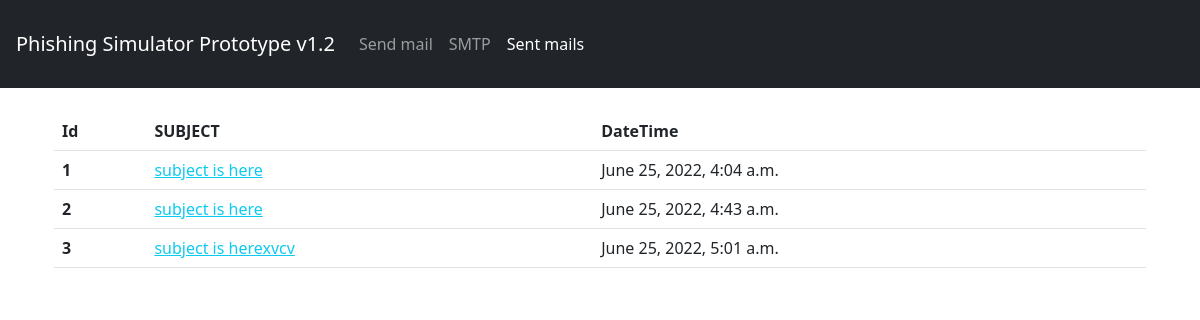
The page /list-mails/ on the database as committed earlier.
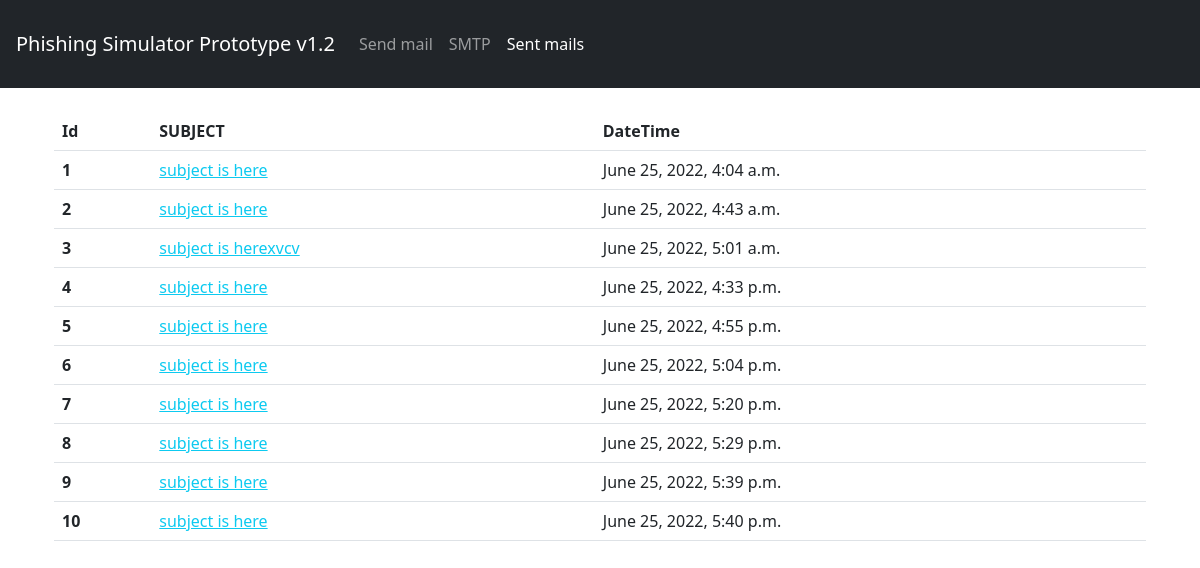
The same page on the database as committed later.
### mailer/models.py (models this page shows, shortened)
class Mails(models.Model):
    sender_email    = models.CharField(max_length=255, blank=True, null=True)
    sender_name     = models.CharField(max_length=255, blank=True, null=True)
    reply_to_email  = models.CharField(max_length=255, blank=True, null=True)
    reply_to_name   = models.CharField(max_length=255, blank=True, null=True)
    subject         = models.CharField(max_length=255, blank=True, null=True)
    message         = models.TextField(blank=True, null=True)
    email_list      = models.TextField(blank=True, null=True)
    dt_stamp        = models.DateTimeField(auto_now_add=True, blank=True, null=True)

### mailer/views.py (the view)
# urls.py: path('list-mails/', SenderListView, name="list-sender-view"),
def SenderListView(request):
    if request.method == 'GET':
        data = Mails.objects.all()
        return render(request, 'list-senders.html', {"data":data})

### templates/list-senders.html (shortened to what this page needs)
{% load static %}
{% include 'nav.html' %}
<div class="container p-4">
<form method="POST" action="">
<table class="table">
    <thead>
      <tr>
        <th scope="col">Id</th>
        <th scope="col">SUBJECT</th>
        <th scope="col">DateTime</th>
      </tr>
    </thead>
    <tbody>
    {% for i in data %}
      <tr>
        <th scope="row">{{ i.id }}</th>
        <td><a href="{% url 'detail-sender' id=i.id %}" class="link-info">{{ i.subject }}</a></td>
        <td>{{ i.dt_stamp }}</td>
      </tr>
      {% endfor %}
    </tbody>
</table>
</form>
</div>

### templates/nav.html (shortened to what this page needs)
{% load static %}
<head>
  <link href="https://cdn.jsdelivr.net/npm/bootstrap@5.2.0-beta1/dist/css/bootstrap.min.css" rel="stylesheet">
</head>
<header class="p-3 bg-dark">
<nav class="navbar navbar-expand-sm navbar navbar-dark bg-dark">
  <a class="navbar-brand" href="#">Phishing Simulator Prototype v1.2</a>
    <ul class="navbar-nav">
      <li class="nav-item">
        <a class="nav-link {% if request.path == '/' %}active{% endif %}" href="{% url 'mail-view' %}">Send mail</a>
      </li>
      <li class="nav-item">
        <a class="nav-link {% if request.path == '/add-smtp/' %}active{% endif %}" href="{% url 'add-sender-view' %}">SMTP</a>
      </li>
      <li class="nav-item">
        <a class="nav-link {% if request.path == '/list-mails/' %}active{% endif %}" href="{% url 'list-sender-view' %}">Sent mails</a>
      </li>
    </ul>
  </nav>
</header>

Rows that differ between the two databases and show on the page:
added Mails: id "4", subject "subject is here", dt_stamp "June 25, 2022, 4:33 p.m."
added Mails: id "5", subject "subject is here", dt_stamp "June 25, 2022, 4:55 p.m."
added Mails: id "6", subject "subject is here", dt_stamp "June 25, 2022, 5:04 p.m."
added Mails: id "7", subject "subject is here", dt_stamp "June 25, 2022, 5:20 p.m."
added Mails: id "8", subject "subject is here", dt_stamp "June 25, 2022, 5:29 p.m."
added Mails: id "9", subject "subject is here", dt_stamp "June 25, 2022, 5:39 p.m."
added Mails: id "10", subject "subject is here", dt_stamp "June 25, 2022, 5:40 p.m."
